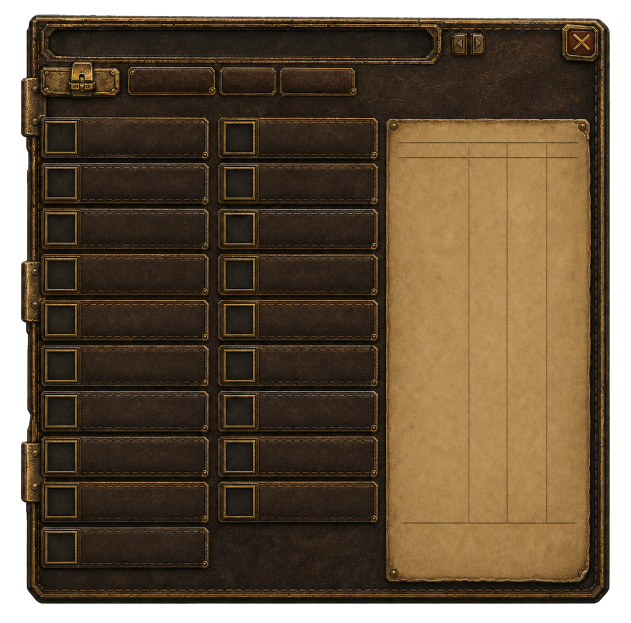
#> input picture assets/source/gearplanner/main-v1/GearPlannerMainDonor_SourceV1.png, 1262 x 1246 px (shown at 1/2 size)
$ python build_gearplanner_main_v1_runtime.py
#> lines starting #> are read from the running program, lines starting #| are printed output that depends on the picture
### tools/runtime_texture_compat.py
"""Vanilla WoW compatible containers for accepted runtime pixels."""

from __future__ import annotations

from PIL import Image


VANILLA_MAX_TEXTURE_SIZE = 1024
DEFAULT_RUNTIME_TEXEL_DENSITY = 2


def is_power_of_two(value: int) -> bool:
    return value > 0 and value & (value - 1) == 0


# [62 lines left out: functions next_power_of_two, power_of_two_size, sampled_size, sampled_content_uv, pad_to_power_of_two, content_uv, not called in this run]

### tools/build_gearplanner_main_v1_runtime.py
#!/usr/bin/env python3
"""Export the accepted Gear Planner donor into Turtle WoW runtime atlases.

The accepted donor is a material/component source, not one runtime backdrop.
This exporter only crops, downsamples, packs transparent atlases, and produces
focused 2x previews. Dynamic text, item icons, difference states, and dirty
states remain runtime-owned.
"""

from __future__ import annotations

import hashlib
import json
import struct
from pathlib import Path
from typing import Any

import numpy as np
from PIL import Image, ImageChops, ImageDraw, ImageFont

from runtime_texture_compat import is_power_of_two


ROOT = Path(__file__).resolve().parents[1]
SOURCE_DIR = ROOT / "assets/source/gearplanner/main-v1"
SOURCE = SOURCE_DIR / "GearPlannerMainDonor_SourceV1.png"
MEDIA_DIR = ROOT / "addon/AzerothExpeditionUI/Media/GearPlanner"
PREVIEW_DIR = ROOT / "generated/gearplanner/runtime-main-v1"

SOURCE_SHA256 = "90f60cc9220e413fabb37a9aaea6c83d7e488924f7a9c0ffb88853bc269f7938"
SOURCE_SIZE = (1262, 1246)
VISIBLE_BBOX = (41, 29, 1220, 1208)
TEXELS_PER_UI_UNIT = 2

FONT_SANS = ROOT / "addon/AzerothExpeditionUI/Media/Fonts/NotoSansSC-Medium.ttf"
FONT_SERIF = ROOT / "addon/AzerothExpeditionUI/Media/Fonts/NotoSerifSC-SemiBold.ttf"


ATLAS_DEFINITIONS: dict[str, dict[str, Any]] = {
    "frame": {
        "master": "GearPlannerFrameAtlas_RuntimeMasterV1.png",
        "runtime": "GearPlannerFrameAtlasV1.tga",
        "texture_size": (256, 256),
        "regions": {
            "top_left": ((41, 29, 73, 61), (32, 32), (0, 0), (16, 16)),
            "top": ((950, 29, 1078, 61), (128, 32), (32, 0), (64, 16)),
            "top_right": ((1188, 29, 1220, 61), (32, 32), (160, 0), (16, 16)),
            "left": ((41, 330, 73, 458), (32, 128), (0, 32), (16, 64)),
            "right": ((1188, 330, 1220, 458), (32, 128), (160, 32), (16, 64)),
            "bottom_left": ((41, 1176, 73, 1208), (32, 32), (0, 160), (16, 16)),
            "bottom": ((600, 1176, 728, 1208), (128, 32), (32, 160), (64, 16)),
            "bottom_right": ((1188, 1176, 1220, 1208), (32, 32), (160, 160), (16, 16)),
        },
    },
    "fill": {
        "master": "GearPlannerLeatherFill_RuntimeMasterV1.png",
        "runtime": "GearPlannerLeatherFillV1.tga",
        "texture_size": (128, 128),
        "regions": {
            "normal": ((976, 103, 1104, 231), (128, 128), (0, 0), (64, 64)),
        },
    },
    "decor": {
        "master": "GearPlannerDecorAtlas_RuntimeMasterV1.png",
        "runtime": "GearPlannerDecorAtlasV1.tga",
        "texture_size": (1024, 256),
        "regions": {
            "title_plaque": ((82, 49, 885, 128), (800, 80), (0, 0), (400, 40)),
            "hinge_top": ((41, 151, 105, 275), (56, 120), (0, 96), (28, 60)),
            "hinge_middle": ((41, 518, 84, 644), (40, 120), (64, 96), (20, 60)),
            "hinge_bottom": ((41, 882, 84, 1007), (40, 120), (112, 96), (20, 60)),
        },
    },
    "controls": {
        "master": "GearPlannerControlsAtlas_RuntimeMasterV1.png",
        "runtime": "GearPlannerControlsAtlasV1.tga",
        "texture_size": (1024, 128),
        "regions": {
            "save": ((80, 124, 241, 200), (136, 44), (0, 0), (68, 22)),
            "import": ((250, 129, 432, 193), (188, 44), (144, 0), (94, 22)),
            "clear": ((438, 129, 555, 193), (100, 44), (340, 0), (50, 22)),
            "manage": ((560, 129, 712, 193), (156, 44), (448, 0), (78, 22)),
            "previous": ((899, 52, 938, 121), (36, 52), (612, 0), (18, 26)),
            "next": ((937, 52, 974, 121), (36, 52), (656, 0), (18, 26)),
            "close": ((1125, 43, 1202, 123), (64, 64), (700, 0), (32, 32)),
        },
    },
    "slot": {
        "master": "GearPlannerSlotAtlas_RuntimeMasterV1.png",
        "runtime": "GearPlannerSlotAtlasV1.tga",
        "texture_size": (512, 128),
        "regions": {
            "normal": ((81, 235, 418, 316), (328, 80), (0, 0), (164, 40)),
        },
    },
    "paper": {
        "master": "GearPlannerStatsPaper_RuntimeMasterV1.png",
        "runtime": "GearPlannerStatsPaperV1.tga",
        "texture_size": (512, 1024),
        "regions": {
            "normal": ((771, 237, 1183, 1167), (392, 896), (0, 0), (196, 448)),
        },
    },
}


def sha256(path: Path) -> str:
    return hashlib.sha256(path.read_bytes()).hexdigest()


def pixel_sha256(image: Image.Image) -> str:
    return hashlib.sha256(image.convert("RGBA").tobytes()).hexdigest()


def repo_path(path: Path) -> str:
    return path.resolve().relative_to(ROOT).as_posix()


def clear_transparent_rgb(image: Image.Image) -> Image.Image:
    rgba = np.asarray(image.convert("RGBA"), dtype=np.uint8).copy()
    rgba[rgba[:, :, 3] == 0, :3] = 0
    return Image.fromarray(rgba, "RGBA")


def metrics(image: Image.Image) -> dict[str, Any]:
    rgba = image.convert("RGBA")
    alpha = rgba.getchannel("A")
    histogram = alpha.histogram()
    data = np.asarray(rgba, dtype=np.uint8)
    transparent = data[:, :, 3] == 0
    magenta_strength = (
        np.minimum(data[:, :, 0], data[:, :, 2]).astype(int)
        - data[:, :, 1].astype(int)
    )
    magenta = (
        (data[:, :, 3] > 8)
        & (magenta_strength > 48)
        & (np.abs(data[:, :, 0].astype(int) - data[:, :, 2].astype(int)) < 48)
    )
    return {
        "size": list(rgba.size),
        "mode": rgba.mode,
        "pixel_sha256": pixel_sha256(rgba),
        "visible_bbox_exclusive": list(alpha.getbbox() or (0, 0, 0, 0)),
        "transparent_pixels": histogram[0],
        "partially_transparent_pixels": sum(histogram[1:255]),
        "opaque_pixels": histogram[255],
        "transparent_rgb_nonzero_pixels": int(np.count_nonzero(data[transparent, :3])),
        "visible_magenta_fringe_pixels": int(np.count_nonzero(magenta)),
    }


def tga_header(path: Path) -> dict[str, Any]:
    data = path.read_bytes()[:18]
    if len(data) < 18:
        raise ValueError(f"incomplete TGA header: {path}")
    width, height = struct.unpack("<HH", data[12:16])
    return {
        "image_type": data[2],
        "width": width,
        "height": height,
        "bits_per_pixel": data[16],
        "descriptor": data[17],
        "top_origin": bool(data[17] & 0x20),
    }


def uv(region: tuple[int, int, int, int], texture_size: tuple[int, int]) -> list[float]:
    left, top, right, bottom = region
    width, height = texture_size
    return [left / width, right / width, top / height, bottom / height]


def open_source() -> Image.Image:
    if sha256(SOURCE) != SOURCE_SHA256:
        raise ValueError("accepted Gear Planner source SHA-256 changed")
    with Image.open(SOURCE) as opened:
#> opened is the input picture: PIL image 1262x1246 RGBA; mean R, G, B, A 71.3, 54.5, 34, 222.1
        source = clear_transparent_rgb(opened)
    if source.size != SOURCE_SIZE:
        raise ValueError(f"accepted source geometry changed: {source.size}")
    if source.getchannel("A").getbbox() != VISIBLE_BBOX:
        raise ValueError("accepted source visible Alpha bounds changed")
    corners = (
        source.getpixel((0, 0))[3],
        source.getpixel((source.width - 1, 0))[3],
        source.getpixel((0, source.height - 1))[3],
        source.getpixel((source.width - 1, source.height - 1))[3],
    )
#> corners = (0, 0, 0, 0)
    if corners != (0, 0, 0, 0):
        raise ValueError(f"accepted source corners are not transparent: {corners}")
    return source


def export_atlas(
    source: Image.Image,
    atlas_key: str,
    definition: dict[str, Any],
) -> tuple[Image.Image, dict[str, Any]]:
#> called with atlas_key = 'frame'
    texture_size = tuple(definition["texture_size"])
    if (
        not all(is_power_of_two(value) for value in texture_size)
        or max(texture_size) > 1024
    ):
        raise ValueError(f"invalid Turtle texture size: {atlas_key}: {texture_size}")

    atlas = Image.new("RGBA", texture_size, (0, 0, 0, 0))
#> atlas: PIL image 256x256 RGBA; every value is 0
    region_records: dict[str, Any] = {}
    for region_key, region_definition in definition["regions"].items():
        crop_box, sampled_size, origin, logical_size = region_definition
        crop = source.crop(crop_box)
        sampled = clear_transparent_rgb(
            crop.resize(sampled_size, Image.Resampling.LANCZOS)
        )
        atlas.alpha_composite(sampled, origin)
        packed = (
            origin[0],
            origin[1],
            origin[0] + sampled_size[0],
            origin[1] + sampled_size[1],
        )
        region_records[region_key] = {
            "source_crop_exclusive": list(crop_box),
            "logical_size_ui": list(logical_size),
            "sampled_size": list(sampled_size),
            "texels_per_ui_unit": TEXELS_PER_UI_UNIT,
            "atlas_rect_exclusive": list(packed),
            "uv": uv(packed, texture_size),
            "stretch": region_key in {
                "top", "left", "center", "right", "bottom", "import",
                "normal",
            },
        }
#> this loop made 8 passes
#> pass 1, in export_atlas, `crop = source.crop(crop_box)`:
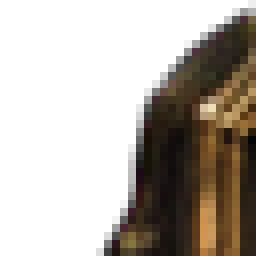
#> crop: PIL image 32x32 RGBA (shown 8 times larger); mean R, G, B, A 29.3, 22.3, 14.7, 99.3; transparent parts drawn white
#> pass 2, in export_atlas, `crop = source.crop(crop_box)`:
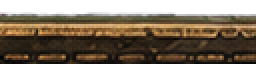
#> crop: PIL image 128x32 RGBA (shown 2 times larger); mean R, G, B, A 66.8, 52.5, 34.9, 195.4; transparent parts drawn white
#> pass 3, in export_atlas, `crop = source.crop(crop_box)`:
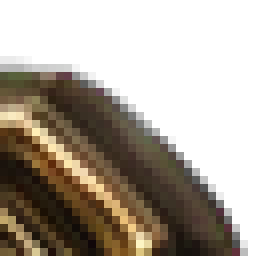
#> crop: PIL image 32x32 RGBA (shown 8 times larger); mean R, G, B, A 48.4, 39.2, 27.6, 128.8; transparent parts drawn white
#> after the loop:
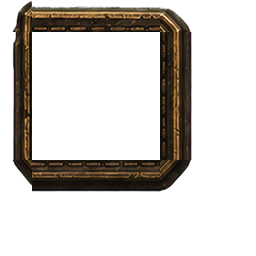
#> atlas: PIL image 256x256 RGBA; mean R, G, B, A 14.7, 11.3, 7.3, 59.3; transparent parts drawn white
#> after the loop, region_records = 8 items
#> (the rest of the program and of its run is left out)
